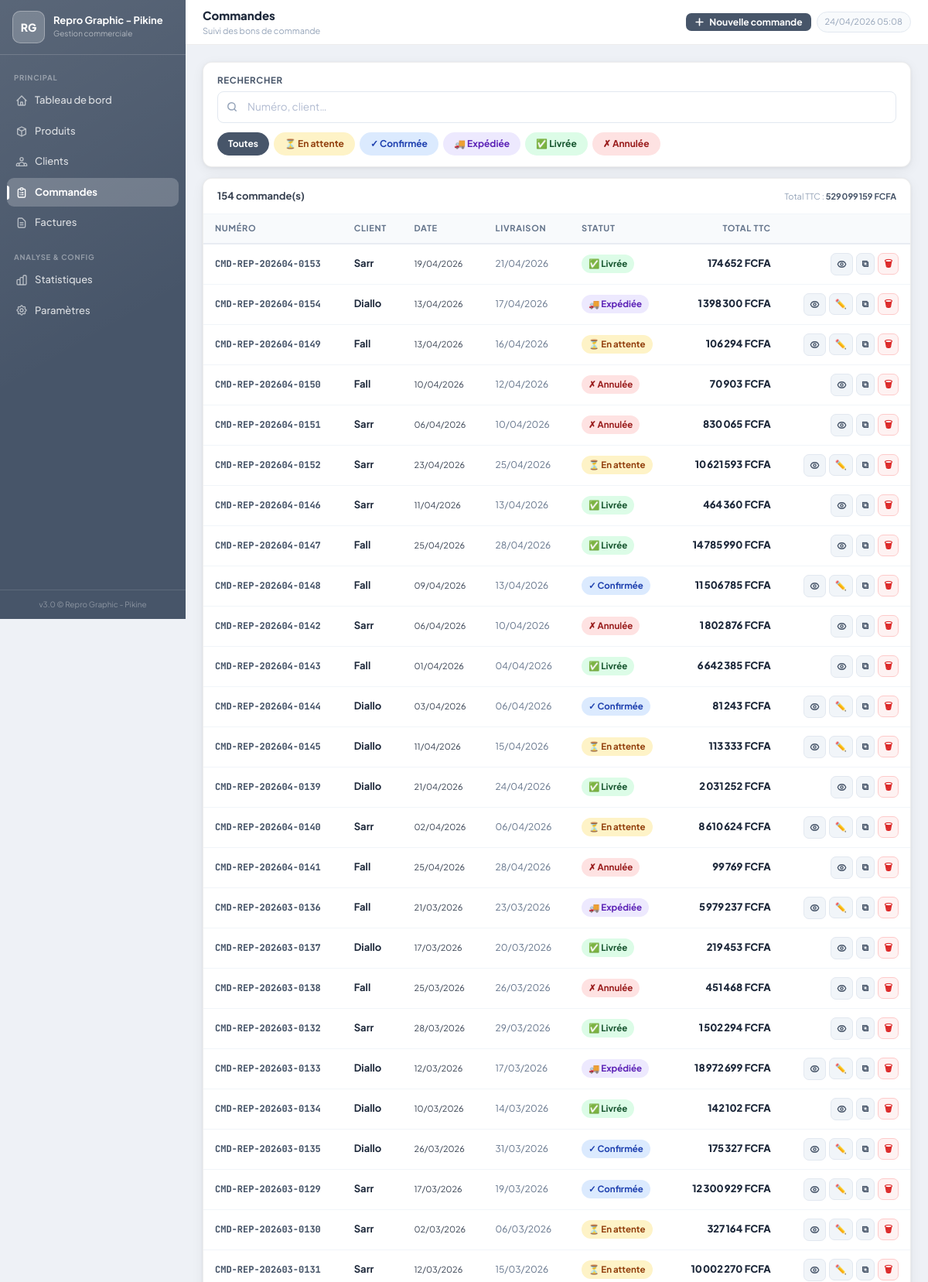
/commandes (upper part), run on the app's committed database.
### tables this page shows
CREATE TABLE parametres (
        cle TEXT PRIMARY KEY,
        valeur TEXT
    );

CREATE TABLE commandes (
        id INTEGER PRIMARY KEY AUTOINCREMENT,
        numero TEXT NOT NULL UNIQUE,
        client_id INTEGER NOT NULL REFERENCES clients(id),
        date_commande TEXT DEFAULT (datetime('now')),
        date_livraison TEXT,
        statut TEXT DEFAULT 'en_attente',
        remise_globale REAL DEFAULT 0,
        notes TEXT,
        created_at TEXT DEFAULT (datetime('now'))
    );

CREATE TABLE clients (
        id INTEGER PRIMARY KEY AUTOINCREMENT,
        code TEXT NOT NULL UNIQUE,
        nom TEXT NOT NULL,
        prenom TEXT,
        email TEXT,
        telephone TEXT,
        adresse TEXT,
        ville TEXT,
        pays TEXT DEFAULT 'Sénégal',
        type_client TEXT DEFAULT 'particulier',
        remise REAL DEFAULT 0,
        actif INTEGER DEFAULT 1,
        created_at TEXT DEFAULT (datetime('now'))
    );

### app.py (the view)
@app.route('/commandes')
def commandes():
    db = get_db(); statut = request.args.get('statut',''); q = request.args.get('q','')
    query = "SELECT c.*, cl.nom as client_nom FROM commandes c JOIN clients cl ON cl.id=c.client_id WHERE 1=1"; args = []
    if statut: query += " AND c.statut=?"; args.append(statut)
    if q: query += " AND (c.numero LIKE ? OR cl.nom LIKE ?)"; args += [f'%{q}%',f'%{q}%']
    query += " ORDER BY c.created_at DESC"
    commandes_list = db.execute(query, args).fetchall()
    commandes_data = [{'cmd':c,'ttc':commande_totaux(c['id'])['ttc']} for c in commandes_list]
    return render_template('commandes.html', commandes_data=commandes_data, statut=statut, q=q, params=get_all_params())

### app.py (called while the page is built)
def get_db():
    if 'db' not in g:
        g.db = sqlite3.connect(DB_PATH)
        g.db.row_factory = sqlite3.Row
        g.db.execute("PRAGMA foreign_keys = ON")
    return g.db

def get_all_params():
    rows = get_db().execute("SELECT cle, valeur FROM parametres").fetchall()
    return {r['cle']: r['valeur'] for r in rows}

def commande_totaux(commande_id):
    db = get_db()
    lignes = db.execute("""
        SELECT l.*, p.nom as produit_nom, p.reference as produit_ref
        FROM lignes_commande l JOIN produits p ON p.id=l.produit_id
        WHERE l.commande_id=? ORDER BY l.id
    """, (commande_id,)).fetchall()
    cmd = db.execute("SELECT remise_globale FROM commandes WHERE id=?", (commande_id,)).fetchone()
    rg = float(cmd['remise_globale']) if cmd else 0.0
    ht = sum(l['quantite']*l['prix_unitaire']*(1-l['remise']/100) for l in lignes)
    tv = sum(l['quantite']*l['prix_unitaire']*(1-l['remise']/100)*l['tva']/100 for l in lignes)
    return {'ht': ht, 'ht_net': ht*(1-rg/100), 'tva': tv*(1-rg/100),
            'ttc': ht*(1-rg/100)+tv*(1-rg/100), 'remise_globale': rg,
            'remise_montant': ht*rg/100, 'lignes': lignes}

def get_logo_url(params=None):
    if params is None: params = get_all_params()
    lf = params.get('logo_filename', '')
    if lf and os.path.exists(os.path.join(LOGO_DIR, lf)):
        return f"/uploads/logo/{lf}"
    return None

@app.context_processor
def inject_globals():
    params   = get_all_params()
    logo_url = get_logo_url(params)
    return {
        'now': datetime.now().strftime('%d/%m/%Y %H:%M'),
        'now_date': date.today().isoformat(),
        'today': date.today().isoformat(),
        'logo_url': logo_url,
    }

@app.template_filter('fmt_currency')
def fmt_currency(val, devise='FCFA'):
    try: return f"{float(val):,.0f} {devise}".replace(',', '\u202f')
    except: return f"0 {devise}"

@app.template_filter('fmt_date')
def fmt_date(val):
    if not val: return ''
    try: return datetime.fromisoformat(str(val)[:10]).strftime('%d/%m/%Y')
    except: return str(val)[:10]

### templates/commandes.html (shortened to what this page needs)
{% extends 'base.html' %}
{% block page_title %}Commandes{% endblock %}
{% block page_subtitle %}Suivi des bons de commande{% endblock %}
{% block header_actions %}
<a href="/commandes/nouvelle" class="btn btn-p btn-sm">
  <svg width="13" height="13" fill="none" stroke="currentColor" viewBox="0 0 24 24" stroke-width="3"><path stroke-linecap="round" stroke-linejoin="round" d="M12 4v16m8-8H4"/></svg>
  Nouvelle commande
</a>
{% endblock %}
{% block content %}
{% set devise = params.get('devise','FCFA') %}
<div class="card" style="margin-bottom:14px;padding:14px 18px">
  <div style="display:flex;flex-wrap:wrap;gap:10px;align-items:flex-end">
    <div style="flex:1;min-width:180px">
      <label class="flabel">Rechercher</label>
      <form id="searchForm" style="display:flex;gap:6px">
        <div class="fg-ico" style="flex:1">
          <input type="text" name="q" value="{{ q }}" placeholder="Numéro, client…" class="finput"
                 onchange="this.form.submit()">
        </div>
      </form>
    </div>
  </div>
  <div class="pills" style="margin-bottom:0;margin-top:12px">
    <a href="/commandes{% if q %}?q={{ q }}{% endif %}" class="pill"
       style="{% if not statut %}background:var(--p);color:#fff;border-color:var(--p){% else %}background:#f1f5f9;color:#475569;border-color:#e2e8f0{% endif %}">
      Toutes
    </a>
    {% for sv,sl,cls in [('en_attente','⏳ En attente','bg-y'),('confirmee','✓ Confirmée','bg-b'),('expediee','🚚 Expédiée','bg-v'),('livree','✅ Livrée','bg-g'),('annulee','✗ Annulée','bg-r')] %}
    <a href="/commandes?statut={{ sv }}{% if q %}&q={{ q }}{% endif %}"
       class="pill badge {{ cls }}"
       style="{% if statut==sv %}outline:2px solid currentColor;outline-offset:2px{% endif %}">{{ sl }}</a>
    {% endfor %}
  </div>
</div>
<div class="card" style="padding:0;overflow:hidden">
  <div style="padding:13px 18px;border-bottom:1px solid #f1f5f9;display:flex;align-items:center;justify-content:space-between">
    <span style="font-size:13px;font-weight:700;color:#374151">
      {{ commandes_data|length }} commande(s)
    </span>
    {% if commandes_data %}
    <span class="sub-t">
      Total TTC : <strong class="tp">
        {{ commandes_data | sum(attribute='ttc') | fmt_currency(devise) }}
      </strong>
    </span>
    {% endif %}
  </div>
  {% if commandes_data %}
  <div class="twrap">
    <table class="dtable">
      <thead><tr>
        <th>Numéro</th>
        <th>Client</th>
        <th class="mob-hide">Date</th>
        <th class="mob-hide">Livraison</th>
        <th>Statut</th>
        <th class="tr">Total TTC</th>
        <th></th>
      </tr></thead>
      <tbody>
      {% for d in commandes_data %}
      {% set c = d.cmd %}
      <tr>
        <td class="mono tp" style="font-weight:750;font-size:12px">{{ c.numero }}</td>
        <td style="font-weight:650;color:#1e293b">{{ c.client_nom }}</td>
        <td class="mob-hide sub-t">{{ c.date_commande | fmt_date }}</td>
        <td class="mob-hide">
          {% if c.date_livraison %}
          <span style="font-size:12px;color:#64748b">{{ c.date_livraison | fmt_date }}</span>
          {% else %}<span style="color:#e2e8f0">—</span>{% endif %}
        </td>
        <td>{{ c.statut | statut_badge | safe }}</td>
        <td class="tr" style="font-weight:750;color:#1e293b">{{ d.ttc | fmt_currency(devise) }}</td>
        <td>
          <div class="row-actions">
            <a href="/commandes/{{ c.id }}" class="btn btn-s btn-sm btn-icon" title="Voir le détail">
            </a>
            {% if c.statut not in ('livree','annulee') %}
            <a href="/commandes/{{ c.id }}/modifier" class="btn btn-s btn-sm btn-icon" title="Modifier">✏️</a>
            {% endif %}
            <form method="post" action="/commandes/{{ c.id }}/dupliquer" style="display:inline" title="Dupliquer">
              <button class="btn btn-s btn-sm btn-icon">⧉</button>
            </form>
            <form method="post" action="/commandes/{{ c.id }}/supprimer"
                  onsubmit="return confirm('Supprimer la commande {{ c.numero }} ?')">
              <button class="btn btn-del btn-sm btn-icon" title="Supprimer">🗑</button>
            </form>
          </div>
        </td>
      </tr>
      {% endfor %}
      </tbody>
    </table>
  </div>
  {% endif %}
</div>
{% endblock %}

### templates/base.html (shortened to what this page needs)
<!DOCTYPE html>
<html lang="fr">
<head>
<script src="https://cdn.tailwindcss.com"></script>
</head>
<body>
<aside class="sb" id="sb">
  <div class="sb-brand">
    <div class="sb-logo">
      {% if logo_url %}
        <img src="{{ logo_url }}" alt="Logo">
      {% else %}
        {{ params.get('logo_text','MB') }}
      {% endif %}
    </div>
    <div style="overflow:hidden">
      <div class="sb-name">{{ params.get('boutique_nom','Ma Boutique') }}</div>
      <div class="sb-sub">Gestion commerciale</div>
    </div>
  </div>
  <nav class="sb-nav">
    <div class="nav-sep">Principal</div>
    <a href="/" class="nl {% if request.path=='/' %}on{% endif %}">
      <svg class="w-4 h-4" fill="none" stroke="currentColor" viewBox="0 0 24 24" stroke-width="2"><path stroke-linecap="round" stroke-linejoin="round" d="M3 12l2-2m0 0l7-7 7 7M5 10v10a1 1 0 001 1h3m10-11l2 2m-2-2v10a1 1 0 01-1 1h-3m-6 0a1 1 0 001-1v-4a1 1 0 011-1h2a1 1 0 011 1v4a1 1 0 001 1m-6 0h6"/></svg>
      Tableau de bord
    </a>
    <a href="/produits" class="nl {% if '/produits' in request.path %}on{% endif %}">
      <svg class="w-4 h-4" fill="none" stroke="currentColor" viewBox="0 0 24 24" stroke-width="2"><path stroke-linecap="round" stroke-linejoin="round" d="M20 7l-8-4-8 4m16 0l-8 4m8-4v10l-8 4m0-10L4 7m8 4v10M4 7v10l8 4"/></svg>
      Produits
    </a>
    <a href="/clients" class="nl {% if '/clients' in request.path %}on{% endif %}">
      Clients
    </a>
    <a href="/commandes" class="nl {% if '/commandes' in request.path %}on{% endif %}">
      <svg class="w-4 h-4" fill="none" stroke="currentColor" viewBox="0 0 24 24" stroke-width="2"><path stroke-linecap="round" stroke-linejoin="round" d="M9 5H7a2 2 0 00-2 2v12a2 2 0 002 2h10a2 2 0 002-2V7a2 2 0 00-2-2h-2M9 5a2 2 0 002 2h2a2 2 0 002-2M9 5a2 2 0 012-2h2a2 2 0 012 2m-3 7h3m-3 4h3m-6-4h.01M9 16h.01"/></svg>
      Commandes
    </a>
    <a href="/factures" class="nl {% if '/factures' in request.path %}on{% endif %}">
      <svg class="w-4 h-4" fill="none" stroke="currentColor" viewBox="0 0 24 24" stroke-width="2"><path stroke-linecap="round" stroke-linejoin="round" d="M9 12h6m-6 4h6m2 5H7a2 2 0 01-2-2V5a2 2 0 012-2h5.586a1 1 0 01.707.293l5.414 5.414a1 1 0 01.293.707V19a2 2 0 01-2 2z"/></svg>
      Factures
    </a>
    <div class="nav-sep" style="margin-top:6px">Analyse &amp; Config</div>
    <a href="/statistiques" class="nl {% if '/statistiques' in request.path %}on{% endif %}">
      Statistiques
    </a>
    <a href="/parametres" class="nl {% if '/parametres' in request.path %}on{% endif %}">
      Paramètres
    </a>
  </nav>
  <div class="sb-foot">v3.0 &copy; {{ params.get('boutique_nom','') }}</div>
</aside>
<div class="mw" id="mw">
  <header class="tb">
    <div class="tb-left">
      <div style="overflow:hidden">
        <div class="tb-title">{% block page_title %}{% endblock %}</div>
        <div class="tb-sub">{% block page_subtitle %}{% endblock %}</div>
      </div>
    </div>
    <div class="tb-right">
      {% block header_actions %}{% endblock %}
      <span class="tb-clock">{{ now }}</span>
    </div>
  </header>
  <main class="pc">{% block content %}{% endblock %}</main>
</div>
</body>
</html>

### data on the page
parametres: get "RG"
parametres: get "Repro Graphic - Pikine"
commandes: numero "CMD-REP-202604-0153", date_commande|fmt_date "19/04/2026", date_livraison|fmt_date "21/04/2026", statut|statut_badge "✅ Livrée"
clients: client_nom "Sarr" "Sarr" "Sarr" "Sarr" "Sarr" "Sarr" "Sarr" "Sarr" "Sarr" "Sarr"
parametres: ttc|fmt_currency "174 652 FCFA" "1 398 300 FCFA" "106 294 FCFA" "70 903 FCFA" "830 065 FCFA" "10 621 593 FCFA" "464 360 FCFA" "14 785 990 FCFA" "11 506 785 FCFA" "1 802 876 FCFA" "6 642 385 FCFA" "81 243 FCFA" "113 333 FCFA" "2 031 252 FCFA" "8 610 624 FCFA" "99 769 FCFA" "5 979 237 FCFA" "219 453 FCFA" "451 468 FCFA" "1 502 294 FCFA" "18 972 699 FCFA" "142 102 FCFA" "175 327 FCFA" "12 300 929 FCFA" "327 164 FCFA" "10 002 270 FCFA"
commandes: numero "CMD-REP-202604-0154", date_commande|fmt_date "13/04/2026", date_livraison|fmt_date "17/04/2026", statut|statut_badge "🚚 Expédiée"
clients: client_nom "Diallo" "Diallo" "Diallo" "Diallo" "Diallo" "Diallo" "Diallo" "Diallo"
commandes: numero "CMD-REP-202604-0149", date_commande|fmt_date "13/04/2026", date_livraison|fmt_date "16/04/2026", statut|statut_badge "⏳ En attente"
clients: client_nom "Fall" "Fall" "Fall" "Fall" "Fall" "Fall" "Fall" "Fall"
commandes: numero "CMD-REP-202604-0150", date_commande|fmt_date "10/04/2026", date_livraison|fmt_date "12/04/2026", statut|statut_badge "✗ Annulée"
commandes: numero "CMD-REP-202604-0151", date_commande|fmt_date "06/04/2026", date_livraison|fmt_date "10/04/2026", statut|statut_badge "✗ Annulée"
commandes: numero "CMD-REP-202604-0152", date_commande|fmt_date "23/04/2026", date_livraison|fmt_date "25/04/2026", statut|statut_badge "⏳ En attente"
commandes: numero "CMD-REP-202604-0146", date_commande|fmt_date "11/04/2026", date_livraison|fmt_date "13/04/2026", statut|statut_badge "✅ Livrée"
commandes: numero "CMD-REP-202604-0147", date_commande|fmt_date "25/04/2026", date_livraison|fmt_date "28/04/2026", statut|statut_badge "✅ Livrée"
commandes: numero "CMD-REP-202604-0148", date_commande|fmt_date "09/04/2026", date_livraison|fmt_date "13/04/2026", statut|statut_badge "✓ Confirmée"
commandes: numero "CMD-REP-202604-0142", date_commande|fmt_date "06/04/2026", date_livraison|fmt_date "10/04/2026", statut|statut_badge "✗ Annulée"
commandes: numero "CMD-REP-202604-0143", date_commande|fmt_date "01/04/2026", date_livraison|fmt_date "04/04/2026", statut|statut_badge "✅ Livrée"
commandes: numero "CMD-REP-202604-0144", date_commande|fmt_date "03/04/2026", date_livraison|fmt_date "06/04/2026", statut|statut_badge "✓ Confirmée"
commandes: numero "CMD-REP-202604-0145", date_commande|fmt_date "11/04/2026", date_livraison|fmt_date "15/04/2026", statut|statut_badge "⏳ En attente"
commandes: numero "CMD-REP-202604-0139", date_commande|fmt_date "21/04/2026", date_livraison|fmt_date "24/04/2026", statut|statut_badge "✅ Livrée"
commandes: numero "CMD-REP-202604-0140", date_commande|fmt_date "02/04/2026", date_livraison|fmt_date "06/04/2026", statut|statut_badge "⏳ En attente"
commandes: numero "CMD-REP-202604-0141", date_commande|fmt_date "25/04/2026", date_livraison|fmt_date "28/04/2026", statut|statut_badge "✗ Annulée"
commandes: numero "CMD-REP-202603-0136", date_commande|fmt_date "21/03/2026", date_livraison|fmt_date "23/03/2026", statut|statut_badge "🚚 Expédiée"
commandes: numero "CMD-REP-202603-0137", date_commande|fmt_date "17/03/2026", date_livraison|fmt_date "20/03/2026", statut|statut_badge "✅ Livrée"
commandes: numero "CMD-REP-202603-0138", date_commande|fmt_date "25/03/2026", date_livraison|fmt_date "26/03/2026", statut|statut_badge "✗ Annulée"
commandes: numero "CMD-REP-202603-0132", date_commande|fmt_date "28/03/2026", date_livraison|fmt_date "29/03/2026", statut|statut_badge "✅ Livrée"
commandes: numero "CMD-REP-202603-0133", date_commande|fmt_date "12/03/2026", date_livraison|fmt_date "17/03/2026", statut|statut_badge "🚚 Expédiée"
commandes: numero "CMD-REP-202603-0134", date_commande|fmt_date "10/03/2026", date_livraison|fmt_date "14/03/2026", statut|statut_badge "✅ Livrée"
commandes: numero "CMD-REP-202603-0135", date_commande|fmt_date "26/03/2026", date_livraison|fmt_date "31/03/2026", statut|statut_badge "✓ Confirmée"
commandes: numero "CMD-REP-202603-0129", date_commande|fmt_date "17/03/2026", date_livraison|fmt_date "19/03/2026", statut|statut_badge "✓ Confirmée"
commandes: numero "CMD-REP-202603-0130", date_commande|fmt_date "02/03/2026", date_livraison|fmt_date "06/03/2026", statut|statut_badge "⏳ En attente"
commandes: numero "CMD-REP-202603-0131", date_commande|fmt_date "12/03/2026", date_livraison|fmt_date "15/03/2026", statut|statut_badge "⏳ En attente"

### other printed values
{{ sl }} "⏳ En attente" "✓ Confirmée" "🚚 Expédiée" "✅ Livrée" "✗ Annulée"
{{ commandes_data|length }} "154"
{{ commandes_data | sum(attribute='ttc') | fmt_currency(devise) }} "529 099 159 FCFA"
